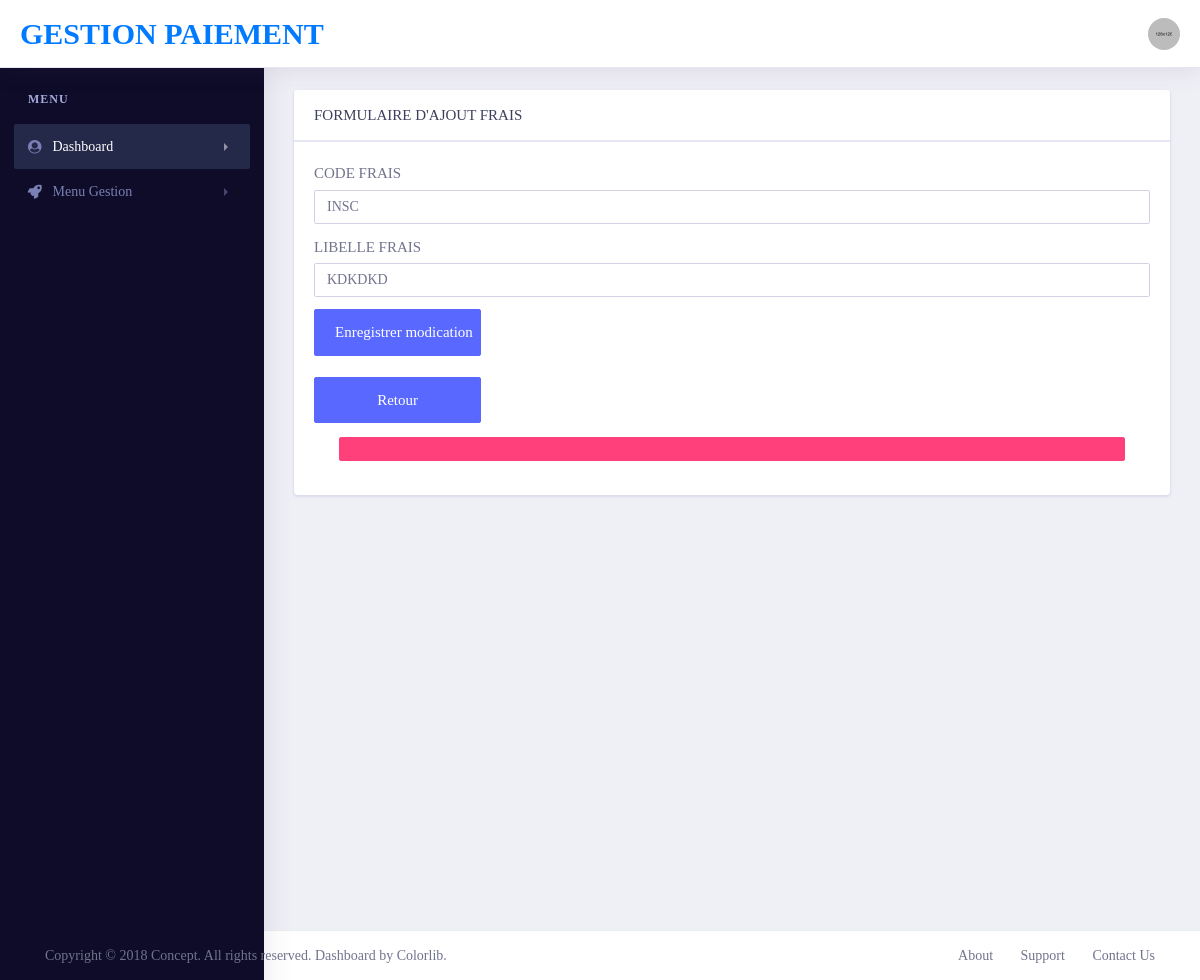
The app's page /modifierFrais/INSC/, older data.
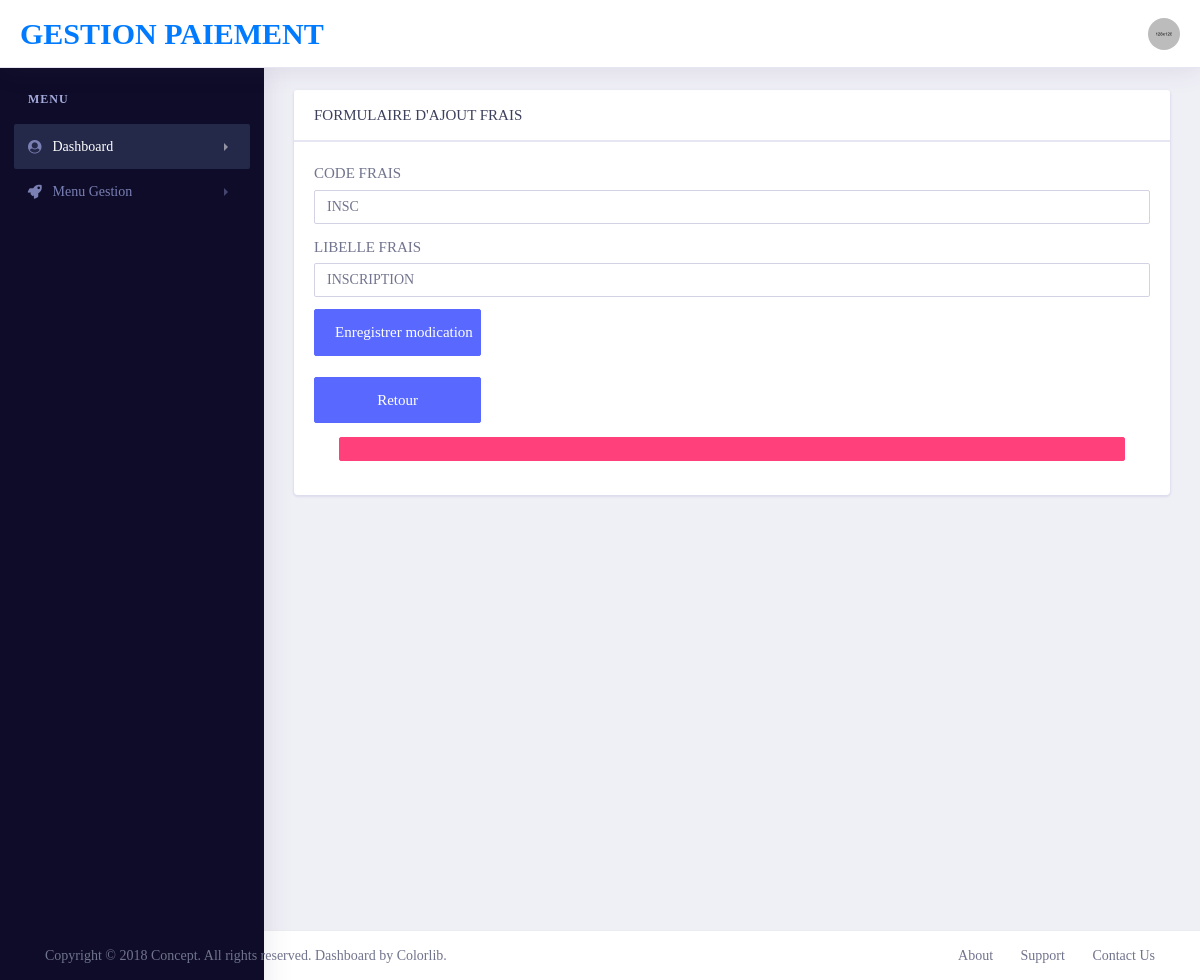
The same page, newer data.
### app_gestPaie/models/frais.py (models this page shows)
class Frais(models.Model):
    codeFrais = models.CharField(max_length=10,primary_key=True)
    libelle = models.CharField(max_length=100)

### app_gestPaie/views.py (the view)
# urls.py: path('modifierFrais/<str:id>/',modifierFrais, name="modifierFrais"),
def modifierFrais(request,id):
      f = Frais.objects.get(pk=id)
      ctx= {
          'f':f
      }
      return render(request,'modifierFrais.html',ctx)

### app_gestPaie/templates/modifierFrais.html (shortened to what this page needs)
{% extends "index.html" %}
{% block content %}
<div class="dashboard-wrapper">
    <div class="container-fluid  dashboard-content">
<div class="row">
    <div class="col-xl-12 col-lg-12 col-md-12 col-sm-12 col-12">
        <div class="card">
            <h5 class="card-header">FORMULAIRE D'AJOUT FRAIS</h5>
            <div class="card-body border-top">
                <form method="post" action="{% url 'updateFrais' f.codeFrais %}">
                    <div class="form-group">
                        <label for="validationCustom01">CODE FRAIS</label>
                        <input type="text" class="form-control"  value="{{f.codeFrais}}" name="codefrais" id="validationCustom01" placeholder="CODE FRAIS"  required>
                    </div>
                    <div class="form-group">
                        <label for="validationCustom01">LIBELLE FRAIS</label>
                        <input type="text" name="libfrais" value="{{f.libelle}}"  class="form-control" id="validationCustom01" placeholder="LIBELLE FRAIS"  required>
                    </div>
                    <button type="submit" class="btn btn-primary btn-lg btn-block" style="width: 20%;color:white;">Enregistrer modication</button>
                </form>
                <br>
                <a type="submit" href="{% url 'ffrais' %}" class="btn btn-primary btn-lg btn-block" style="width: 20%;color:white;">Retour</a>
                <div class="aside-compose"><a class="btn btn-lg btn-secondary btn-block" style="color: white;">{{message}}</a></div>
            </div>
        </div>
    </div>
</div>
</div></div>
{% endblock content %}

Row changes from the older to the newer data that the page shows:
changed Frais "INSC": libfrais "KDKDKD" → "INSCRIPTION"
